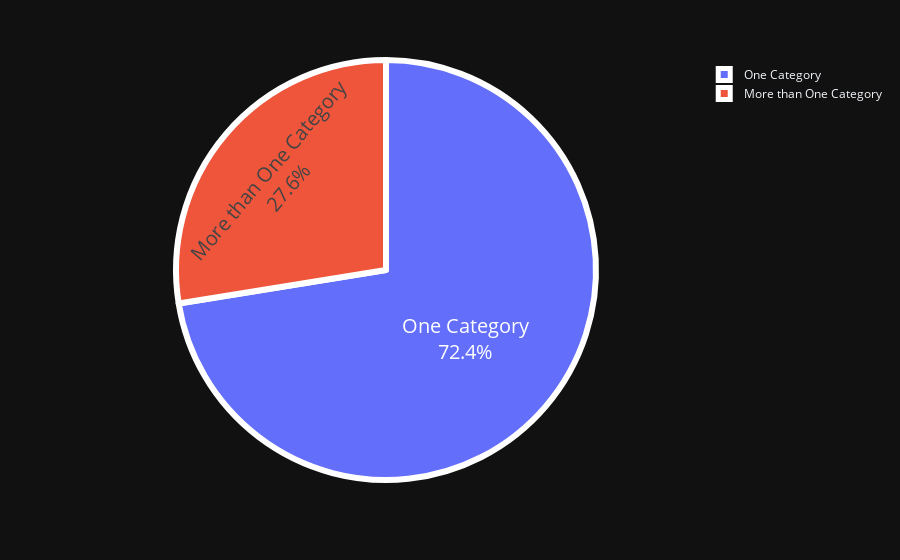

Here is the notebook cell this chart was saved with:
### Markdown cell above
### 2.2 Orders per Category

### Code cell
number_of_prod = df.groupby('customer_id')['category'].nunique().sort_values(ascending=False)

number_of_prod_df = pd.DataFrame(list(number_of_prod.items()), columns=['Customer ID', 'Number of Products'])

a = number_of_prod_df[number_of_prod_df['Number of Products'] == 1].value_counts().sum()
b = number_of_prod_df[number_of_prod_df['Number of Products'] != 1].value_counts().sum()

data = {'Order': ['One Category', 'More than One Category'], 'Customer_Counts': [a, b]}

category_counts = pd.DataFrame.from_dict(data)

fig = px.pie(category_counts, 
             values = category_counts.Customer_Counts, 
             names = category_counts.Order,
             template = 'plotly_dark')
fig.update_traces(textposition='inside', textinfo='percent+label', textfont_size=20,
                  marker = dict(line = dict(color = 'white', width = 6)))
fig.show()

### Figure 1 — Plotly figure (JSON) as saved in the notebook; plotly's stock layout.template omitted (floating-point values rounded to 4 significant figures)
{"data": [{"domain": {"x": [0, 1], "y": [0, 1]}, "hovertemplate": "Order=%{label}<br>Customer_Counts=%{value}<extra></extra>", "labels": ["One Category", "More than One Category"], "legendgroup": "", "marker": {"line": {"color": "white", "width": 6}}, "name": "", "showlegend": true, "textfont": {"size": 20}, "textinfo": "percent+label", "textposition": "inside", "type": "pie", "values": [82759, 31472]}], "layout": {"legend": {"tracegroupgap": 0}, "margin": {"t": 60}}}
